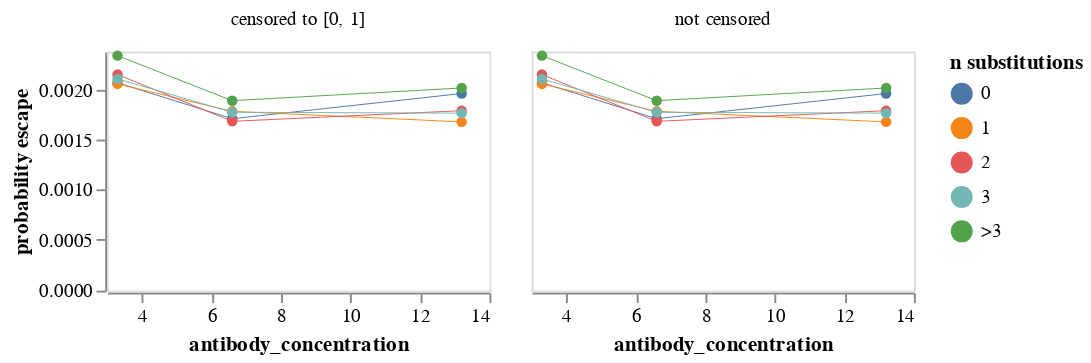

The notebook cell saved with this chart:
### Code cell
max_aa_subs = 4  # group if >= this many substitutions

mean_prob_escape_high = (
    prob_escape_high.assign(
        n_subs=lambda x: (
            x["aa_substitutions_reference"]
            .str.split()
            .map(len)
            .clip(upper=max_aa_subs)
            .map(lambda n: str(n) if n < max_aa_subs else f">{max_aa_subs - 1}")
        )
    )
    .groupby(["antibody_concentration", "n_subs"], as_index=False)
    .aggregate({"prob_escape": "mean", "prob_escape_uncensored": "mean"})
    .rename(
        columns={
            "prob_escape": "censored to [0, 1]",
            "prob_escape_uncensored": "not censored",
        }
    )
    .melt(
        id_vars=["antibody_concentration", "n_subs"],
        var_name="censored",
        value_name="probability escape",
    )
)

mean_prob_escape_chart_high = (
    alt.Chart(mean_prob_escape_high)
    .encode(
        x=alt.X("antibody_concentration"),
        y=alt.Y(
            "probability escape",
            scale=alt.Scale(type="symlog", constant=0.05),
        ),
        column=alt.Column("censored", title=None),
        color=alt.Color("n_subs", title="n substitutions"),
        tooltip=[
            alt.Tooltip(c, format=".3g") if mean_prob_escape[c].dtype == float else c
            for c in mean_prob_escape.columns
        ],
    )
    .mark_line(point=True, size=0.5)
    .properties(width=200, height=125)
    .configure_axis(grid=False)
)

mean_prob_escape_chart_high

### Figure 1 — Vega-Lite specification as saved in the notebook (floating-point values rounded to 4 significant figures)
{"config": {"view": {"continuousWidth": 400, "continuousHeight": 300}, "axis": {"grid": false}}, "data": {"name": "data-cdac2db06e14c9f11de8ab8458c00641"}, "mark": {"type": "line", "point": true, "size": 0.5}, "encoding": {"color": {"field": "n_subs", "title": "n substitutions", "type": "nominal"}, "column": {"field": "censored", "title": null, "type": "nominal"}, "tooltip": [{"field": "antibody_concentration", "format": ".3g", "type": "quantitative"}, {"field": "n_subs", "type": "nominal"}, {"field": "censored", "type": "nominal"}, {"field": "probability escape", "format": ".3g", "type": "quantitative"}], "x": {"field": "antibody_concentration", "type": "quantitative"}, "y": {"field": "probability escape", "scale": {"constant": 0.05, "type": "symlog"}, "type": "quantitative"}}, "height": 125, "width": 200, "$schema": "https://vega.github.io/schema/vega-lite/v5.2.0.json", "datasets": {"data-cdac2db06e14c9f11de8ab8458c00641": [{"antibody_concentration": 3.3, "n_subs": "0", "censored": "censored to [0, 1]", "probability escape": 0.00208}, {"antibody_concentration": 3.3, "n_subs": "1", "censored": "censored to [0, 1]", "probability escape": 0.002069}, {"antibody_concentration": 3.3, "n_subs": "2", "censored": "censored to [0, 1]", "probability escape": 0.002165}, {"antibody_concentration": 3.3, "n_subs": "3", "censored": "censored to [0, 1]", "probability escape": 0.00212}, {"antibody_concentration": 3.3, "n_subs": ">3", "censored": "censored to [0, 1]", "probability escape": 0.002359}, {"antibody_concentration": 6.6, "n_subs": "0", "censored": "censored to [0, 1]", "probability escape": 0.001715}, {"antibody_concentration": 6.6, "n_subs": "1", "censored": "censored to [0, 1]", "probability escape": 0.00179}, {"antibody_concentration": 6.6, "n_subs": "2", "censored": "censored to [0, 1]", "probability escape": 0.001688}, {"antibody_concentration": 6.6, "n_subs": "3", "censored": "censored to [0, 1]", "probability escape": 0.00178}, {"antibody_concentration": 6.6, "n_subs": ">3", "censored": "censored to [0, 1]", "probability escape": 0.001898}, {"antibody_concentration": 13.2, "n_subs": "0", "censored": "censored to [0, 1]", "probability escape": 0.001971}, {"antibody_concentration": 13.2, "n_subs": "1", "censored": "censored to [0, 1]", "probability escape": 0.001683}, {"antibody_concentration": 13.2, "n_subs": "2", "censored": "censored to [0, 1]", "probability escape": 0.001796}, {"antibody_concentration": 13.2, "n_subs": "3", "censored": "censored to [0, 1]", "probability escape": 0.001771}, {"antibody_concentration": 13.2, "n_subs": ">3", "censored": "censored to [0, 1]", "probability escape": 0.002028}, {"antibody_concentration": 3.3, "n_subs": "0", "censored": "not censored", "probability escape": 0.00208}, {"antibody_concentration": 3.3, "n_subs": "1", "censored": "not censored", "probability escape": 0.002069}, {"antibody_concentration": 3.3, "n_subs": "2", "censored": "not censored", "probability escape": 0.002165}, {"antibody_concentration": 3.3, "n_subs": "3", "censored": "not censored", "probability escape": 0.00212}, {"antibody_concentration": 3.3, "n_subs": ">3", "censored": "not censored", "probability escape": 0.002359}, {"antibody_concentration": 6.6, "n_subs": "0", "censored": "not censored", "probability escape": 0.001715}, {"antibody_concentration": 6.6, "n_subs": "1", "censored": "not censored", "probability escape": 0.00179}, {"antibody_concentration": 6.6, "n_subs": "2", "censored": "not censored", "probability escape": 0.001688}, {"antibody_concentration": 6.6, "n_subs": "3", "censored": "not censored", "probability escape": 0.00178}, {"antibody_concentration": 6.6, "n_subs": ">3", "censored": "not censored", "probability escape": 0.001898}, {"antibody_concentration": 13.2, "n_subs": "0", "censored": "not censored", "probability escape": 0.001971}, {"antibody_concentration": 13.2, "n_subs": "1", "censored": "not censored", "probability escape": 0.001683}, {"antibody_concentration": 13.2, "n_subs": "2", "censored": "not censored", "probability escape": 0.001796}, {"antibody_concentration": 13.2, "n_subs": "3", "censored": "not censored", "probability escape": 0.001771}, {"antibody_concentration": 13.2, "n_subs": ">3", "censored": "not censored", "probability escape": 0.002028}]}}
